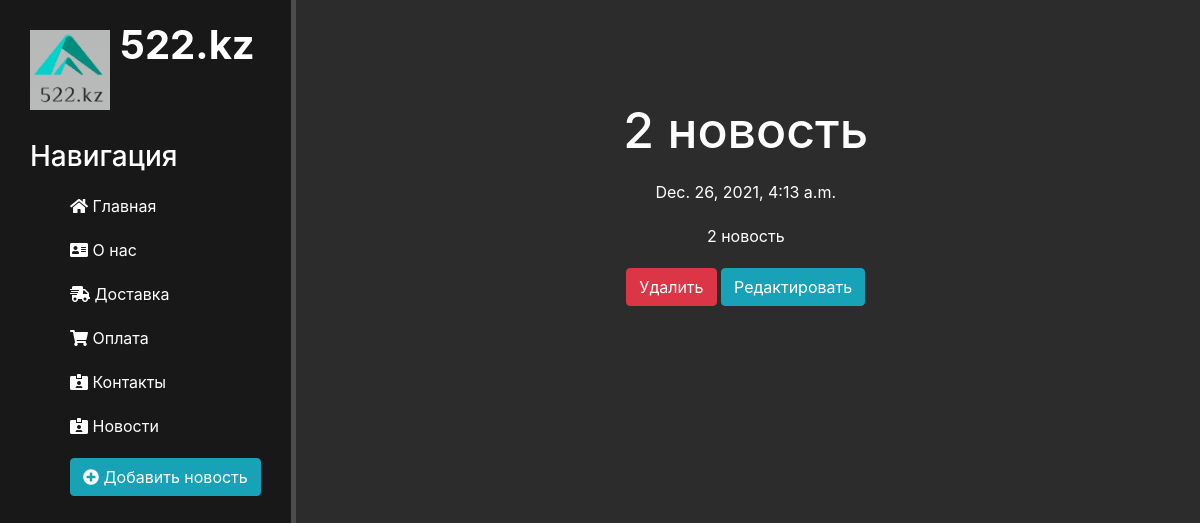
The page /news/2 on the database its author committed.
### news/models.py (models this page shows, shortened)
class Articles(models.Model):
    title = models.CharField('Название',max_length=50)
    anons = models.CharField('Анонс ',max_length=250)
    full_text = models.TextField('Статья')
    date = models.DateTimeField('Дата публикации')
    class Meta:
        verbose_name = 'Новость'
        verbose_name_plural = 'Новости'

### news/views.py (the view)
# urls.py: path('<int:pk>', views.NewsDetailView.as_view(), name='news-detail'),
class NewsDetailView(DetailView):
    model = Articles
    template_name = 'news/details_view.html'
    context_object_name = 'article'

### news/templates/news/details_view.html (shortened to what this page needs)
{% extends 'main/layout.html' %}
{% block content %}
    <div class="features">
        <h1>{{ article.title }}</h1>
        <p>{{ article.date }}</p>
        <p>{{ article.full_text }}</p>
        <a href="{% url 'news-delete' article.id%}" class="btn btn-danger">Удалить</a>
        <a href="{% url 'news-update' article.id%}" class="btn btn-info">Редактировать</a>
    </div>
{% endblock %}

### main/static/main/css/main.css (style rules this page uses)
body { background: #2c2c2c; }
main .features { float: left; color: #fff; margin-top: 100px; text-align: center; width: 75%; }
main .features h1 { font-size: 50px; }
main .features p { max-width: 400px; margin: 20px auto }

### rows shown on the page
Articles: title "2 новость", date "Dec. 26, 2021, 4:13 a.m.", full_text "2 новость"
